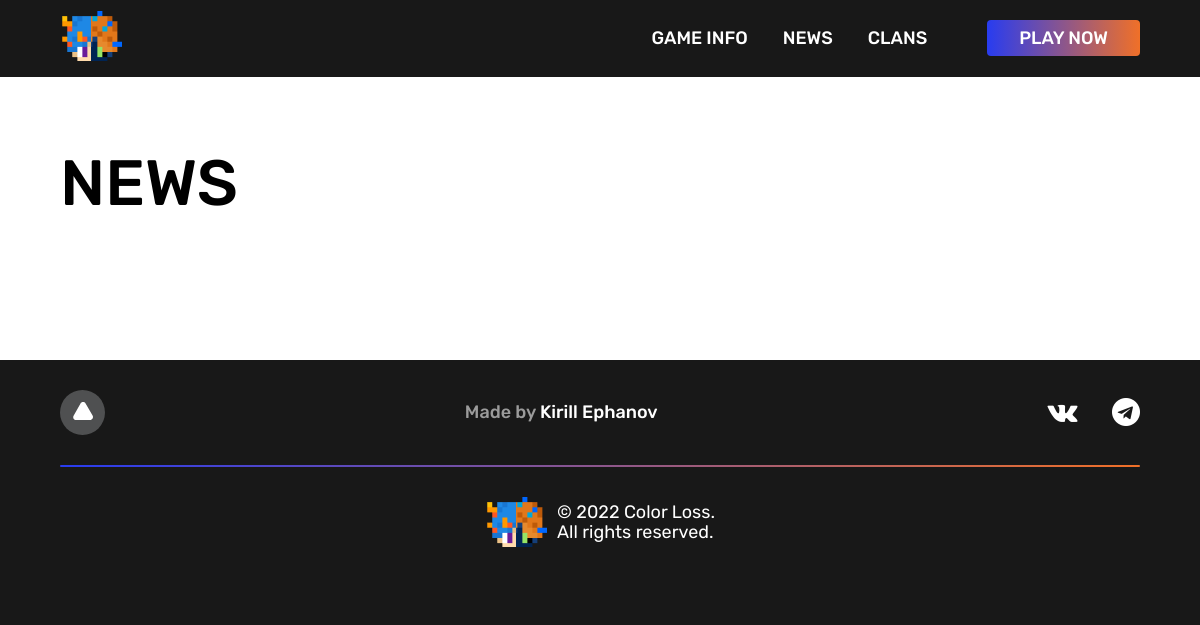
The page /news/ on the database as committed earlier.
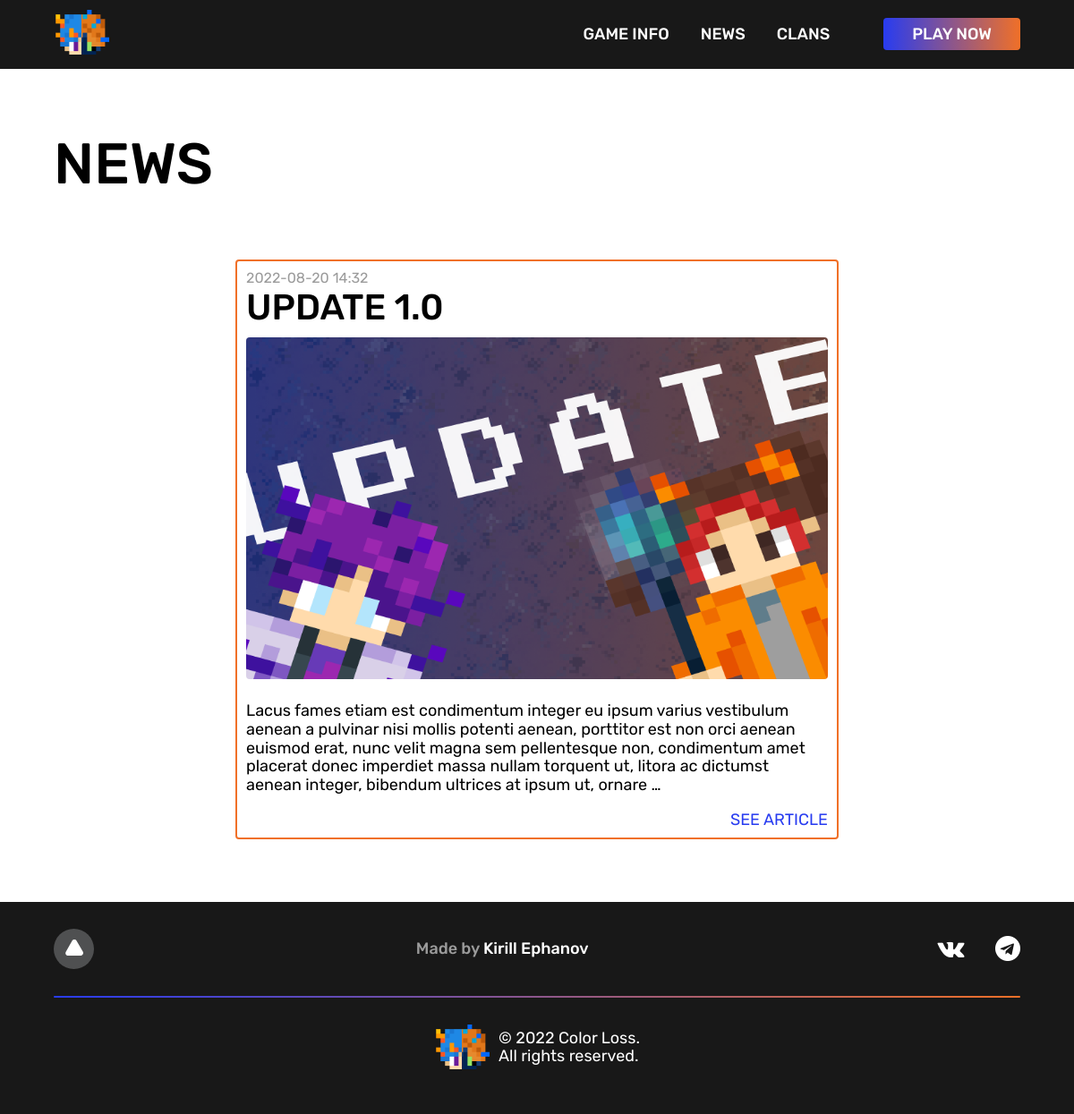
The same page on the database as committed later.
### color_loss_app/models.py (models this page shows, shortened)
class Article(models.Model):
    article_title = models.CharField(max_length=150, verbose_name='Article title')
    article_content = models.TextField(max_length=2500, verbose_name='Article content')
    article_photo = models.ImageField(upload_to='photos/%Y/%m/%d/', verbose_name='Photo', blank=True)
    article_created_at = models.DateTimeField(auto_now_add=True, verbose_name='Date of creation')
    class Meta:
        verbose_name = 'Article'
        verbose_name_plural = 'Articles'
        ordering = ['-article_created_at']

### color_loss_app/views.py (the view)
# urls.py: path('news/', news_page, name='news'),
def news_page(request):
    news = Article.objects.all()
    context = {'news': news}
    return render(request=request, template_name='color_loss_app/news.html', context=context)

### color_loss_app/templates/color_loss_app/news.html
{% extends 'base.html' %}
{% block content %}
    <section>
        <div class="wrapper">
            <div class="news-page__container">
                <h1 class="page-title">
                    News
                </h1>
                <div class="news-page__content">
                    {% for item in news %}
                    <div class="news-card">
                        <p class="news-card__date">
                            {{ item.article_created_at|date:"Y-m-d H:i" }}
                        </p>
                        <p class="news-card__title">
                            {{ item.article_title }}
                        </p>
                        <div class="news-card__photo">
                            {% if item.article_photo %}
                            <img src="{{ item.article_photo.url }}" alt="" class="news-card__photo-img">
                            {% endif %}
                        </div>
                        <p class="news-card__description">
                            {{ item.article_content|safe|linebreaks|truncatewords:50 }}
                        </p>
                        <a href="{% url 'article' item.pk %}" class="news-card__link">SEE ARTICLE</a>
                    </div>
                    {% endfor %}
                </div>
            </div>
        </div>
    </section>
{% endblock %}

Rows that differ between the two databases and show on the page:
added Article: article_created_at "2022-08-20 14:32", article_title "UPDATE 1.0", article_photo (picture), article_content "Lacus fames etiam est condimentum integer eu ipsum varius vestibulum aenean a pulvinar nisi mollis potenti aenean, porttitor est non orci aenean euismod erat, nunc velit magna sem pellentesque non, condimentum amet placerat donec imperdiet massa nullam torquent ut, litora ac dictumst aenean integer, bibendum ultrices at ipsum ut, ornare …"
